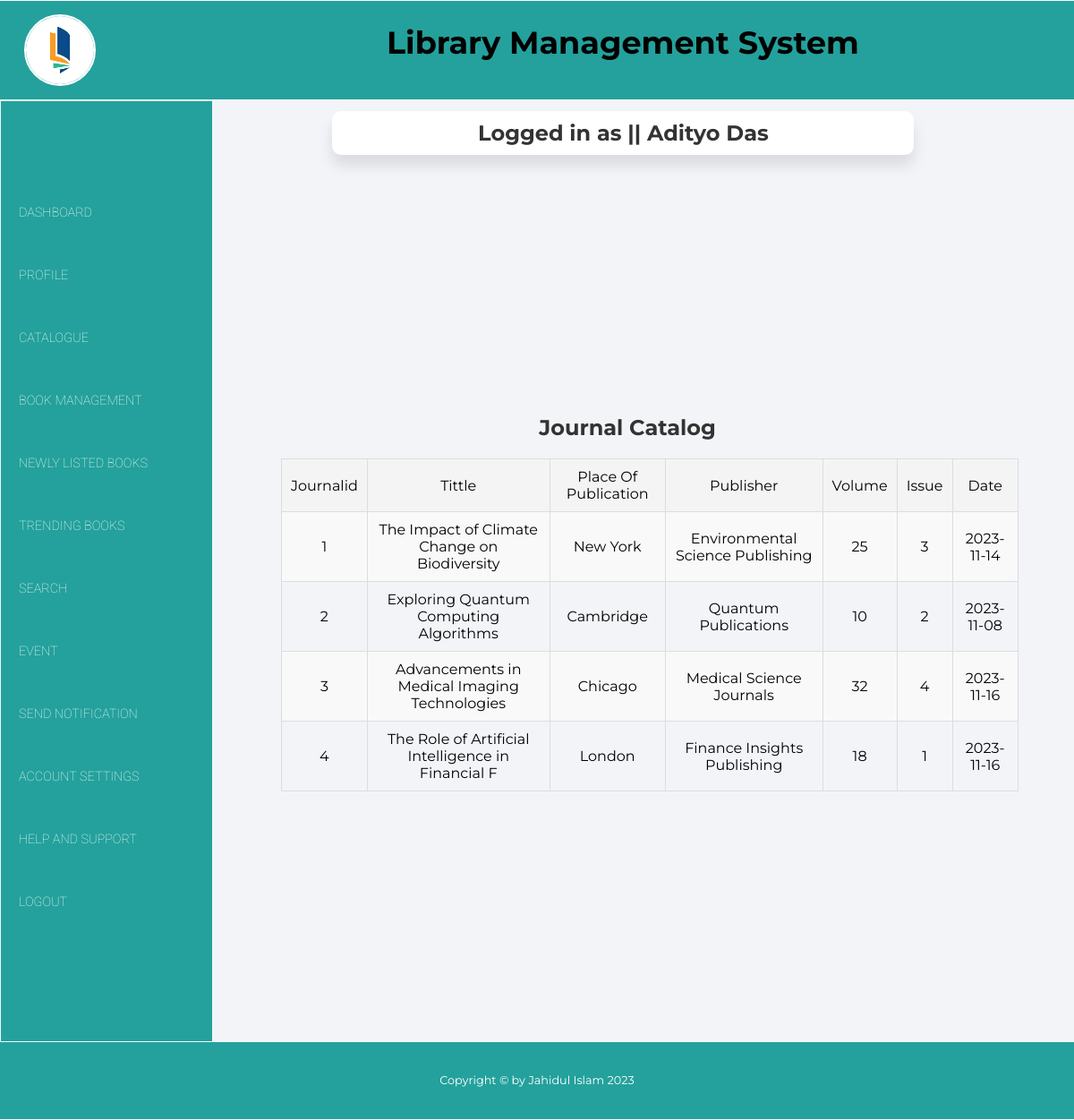
The app's page /views/catalog_journal.php (signed in) with its own data.
### tables this page shows
CREATE TABLE `journal` (
  `Journal_ID` int(20) NOT NULL,
  `Tittle` varchar(50) NOT NULL,
  `PlaceOfP` varchar(50) NOT NULL,
  `Publisher` varchar(50) NOT NULL,
  `Volume` int(10) NOT NULL,
  `Issue` int(20) NOT NULL,
  `Date` date NOT NULL
);

### controller/userData.php (called while the page is built)
<?php
$user = $_SESSION['user'];
?>

### models/userModel.php (called while the page is built, shortened)
<?php
function getviewjournal(){
    $con = getConnection();
    $sql = "select * from journal";
    $result = mysqli_query($con, $sql);
    $users = [];
    while($row = mysqli_fetch_assoc($result)){
       array_push($users, $row);
    }
    return $users;
}

### views/catalog_journal.php (the view, shortened to what this page needs)
<?php
include_once("../controller/userData.php");
require_once('../models/userModel.php');
$viewjournal = getviewjournal();
?>
<html>
<head>
     <link rel="stylesheet" href="https://cdnjs.cloudflare.com/ajax/libs/font-awesome/5.15.1/css/all.min.css"
 />
    <link rel="stylesheet" href="style8.css">
</head>
<body>
    <div class="container">
            <header>
                <div class="row">
                    <div class="col-lg-4 col-md-12">
                    <div class="logo-div">
                            <a href="#">
                                <img src="book.png">
                            </a>
                    </div>
                    </div>
                    <div class="col-lg-8 col-md-12">
                        <p class="heading-style">Library Management System</p>
                    </div>
                </div>
            </header>
    <center>
        <main>
        <table height=635 width=1080>
            <tr height=70>
                <td colspan="2">
                    <table width = "800">
                    <tr>
                        <td align="center">
                            <div class="card">
                        <h2>Logged in as || <?php echo $user['name'] ?></h2>
                            </div>
                        </td>
                    </tr>
                    </table>
                </td>
            </tr>
            <tr>
                <td rowspan="3" width="250">
                <nav>
                <ul>
                   <li> <a href="librarian_dashboard.php">Dashboard</a></li>
                    <li> <a href="profile.php">Profile</a></li>
                    <li> <a href="catalog.php">Catalogue</a></li>
                    <li> <a href="#">Book Management</a></li>
                    <li> <a href="#">Newly Listed Books</a></li>
                     <li> <a href="#">Trending Books</a></li>
					<li> <a href="search.php">Search</a></li>
                    <li> <a href="event.php">Event</a></li>
                     <li> <a href="#">Send Notification</a></li>
                    <li> <a href="account_setting.php">Account Settings</a></li>
                     <li> <a href="#">Help and Support</a></li>
                    <li> <a href="../controller/logout.php">Logout</a></li>
                </ul>
                </nav>
                </td>
                <td>
                   <h2 class="user-list" align="center">Journal Catalog</h2>
                   <div  class="table-style">
                        <table class="user-table" border="1">
                        <tr class="row-style">
                            <td class="td-style">Journalid</td>
                            <td class="td-style">Tittle</td>
                            <td class="td-style">Place Of Publication</td>
                            <td class="td-style">Publisher</td>
                            <td class="td-style">Volume </td>
                            <td class="td-style">Issue </td>
                            <td class="td-style">Date </td>
                          </tr>
                                  <?php for($i=0; $i<count($viewjournal); $i++){
                            ?>
                                <tr class="row-style">
                                        <td class="td-style"><?=$viewjournal[$i]['Journal_ID']?></td>
                                        <td class="td-style"><?=$viewjournal[$i]['Tittle']?></td>
                                        <td class="td-style"><?=$viewjournal[$i]['PlaceOfP']?></td>
                                        <td class="td-style"><?=$viewjournal[$i]['Publisher']?></td>
                                        <td class="td-style"><?=$viewjournal[$i]['Volume']?></td>
                                        <td class="td-style"><?=$viewjournal[$i]['Issue']?></td>
                                        <td class="td-style"><?=$viewjournal[$i]['Date']?></td>
                                  </tr>
                            <?php
                                }
                            ?>
                    </table>
                </td>
            </tr>
        </table>
        </main>
          <footer>
                     <div class="row">
                        <div class="col-lg-12">
                            <p>Copyright © by Jahidul Islam 2023</p>
                        </div>
                    </div>
                </footer>
    </center>
    </div>
    </body>
</html>

### views/style8.css (style rules this page uses)
html { scroll-behavior: smooth; }
* { margin: 0; padding: 0; box-sizing: border-box; }
body { font-family: 'Montserrat', sans-serif; }
.container { max-width: 1200px; margin: auto; margin-top: 1px; background: #f2f4f8; }
.row { width: 100%; }
.row::after { content: ''; clear: both; display: block; }
[class*="col-"] { float: left; padding: 15px; }
[class*="col-"] { width: 100%; }
header { background: #24a19c; padding: 0% 1%; text-align: center; }
nav { background: #24a19c; }
nav ul li { display: block; }
nav ul li a { display: block; text-decoration: none; color: white; line-height: 70px; padding: 0 20px; transition: .4s; text-transform: uppercase; font-weight: lighter; font-size: 0.9rem; font-family: 'Roboto', sans-serif; }
img { height: 80px; width: 80px; border-radius: 50%; border: 2px solid white; }
.card { width: 650px; margin: 0px auto; margin-left: 0px; margin-right: 50px; padding: 10px; background-color: #fff; border-radius: 10px; box-shadow: 0 12px 16px rgba(15, 13, 13, 0.1); }
.card h2 { margin: 0; color: #333; }
footer { background: #24a19c; padding: 1%; color: white; margin-bottom: 1px; }
footer p { font-size: 0.8rem; line-height: 32px; text-align: center; }
.user-list { margin-left: -50px ; }
.td-style { text-align: center; }
h2 { color: #333; }
.table-style { margin-top: 20px; }
.user-table { border-collapse: collapse; width: 100%; }
.table-style .row-style:first-child { background-color: #f4f4f4; }
th, .td-style { padding: 10px; border: 1px solid #ddd; }
.row-style:nth-child(even) { background-color: #f9f9f9; }
@media (min-width: 768px) { .col-md-12 { width: 100%; } }
@media only screen and (min-width: 992px) { .col-lg-4 { width: 33.33%; } }
@media only screen and (min-width: 992px) { .col-lg-8 { width: 66.66%; margin-top: 10px; margin-left: -100px; font-size: 35px; font-weight: bold; } }
@media only screen and (min-width: 992px) { .col-lg-12 { width: 100%; } }
@media only screen and (min-width: 992px) { .logo-div { text-align: left; } }
@media only screen and (min-width: 992px) { nav { background: #24a19c; margin-top: -72px; margin-bottom: -1px; margin-left: -61px; margin-right: 75px; padding-top: 90px; padding-bottom: 120px; } }
@media only screen and (min-width: 992px) { nav ul li { display: block; color: #24a19c; background-color: #24a19c; } }
@media only screen and (min-width: 992px) { nav ul li a { display: block; text-decoration: none; color: white; background-color: #24a19c; line-height: 70px; padding: 0 20px; transition: .4s; text-transform: uppercase; font-weight: lighter; font-size: 0.9rem; font-family: 'Roboto', sans-serif; } }
@media only screen and (min-width: 992px) { .heading-style { margin: auto; } }

### records on screen
journal: Journal_ID "1", Tittle "The Impact of Climate Change on Biodiversity", PlaceOfP "New York", Publisher "Environmental Science Publishing", Volume "25", Issue "3", Date "2023-11-14"
journal: Journal_ID "2", Tittle "Exploring Quantum Computing Algorithms", PlaceOfP "Cambridge", Publisher "Quantum Publications", Volume "10", Issue "2", Date "2023-11-08"
journal: Journal_ID "3", Tittle "Advancements in Medical Imaging Technologies", PlaceOfP "Chicago", Publisher "Medical Science Journals", Volume "32", Issue "4", Date "2023-11-16"
journal: Journal_ID "4", Tittle "The Role of Artificial Intelligence in Financial F", PlaceOfP "London", Publisher "Finance Insights Publishing", Volume "18", Issue "1", Date "2023-11-16"

### other values on screen
$user['name'] "Adityo Das"
